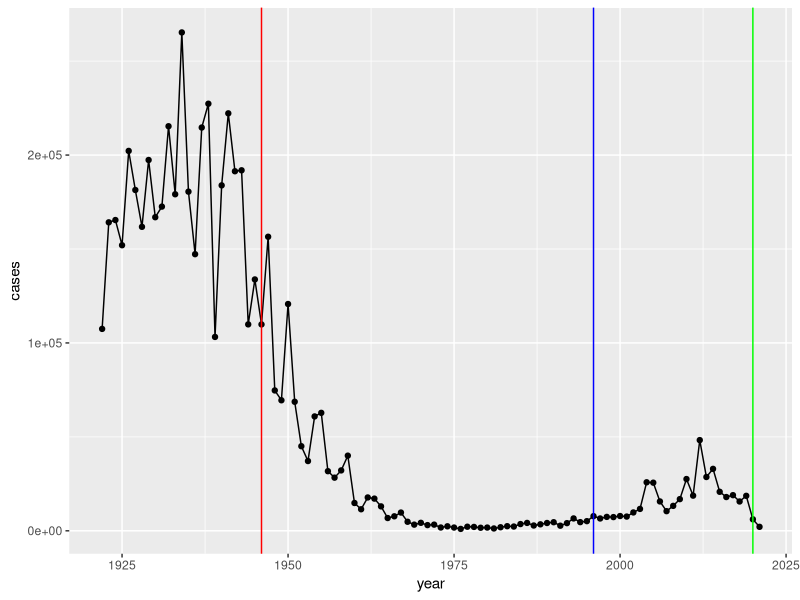

Generate this figure with R: (Note: this script raises an error after producing the figure.)
## ---- chunk 1
#/ echo=FALSE
cdc <- data.frame(year = c(1922L,1923L,1924L,1925L,
                                          1926L,1927L,1928L,1929L,1930L,1931L,
                                          1932L,1933L,1934L,1935L,1936L,
                                          1937L,1938L,1939L,1940L,1941L,1942L,
                                          1943L,1944L,1945L,1946L,1947L,
                                          1948L,1949L,1950L,1951L,1952L,
                                          1953L,1954L,1955L,1956L,1957L,1958L,
                                          1959L,1960L,1961L,1962L,1963L,
                                          1964L,1965L,1966L,1967L,1968L,1969L,
                                          1970L,1971L,1972L,1973L,1974L,
                                          1975L,1976L,1977L,1978L,1979L,1980L,
                                          1981L,1982L,1983L,1984L,1985L,
                                          1986L,1987L,1988L,1989L,1990L,
                                          1991L,1992L,1993L,1994L,1995L,1996L,
                                          1997L,1998L,1999L,2000L,2001L,
                                          2002L,2003L,2004L,2005L,2006L,2007L,
                                          2008L,2009L,2010L,2011L,2012L,
                                          2013L,2014L,2015L,2016L,2017L,2018L,
                                          2019L,2020L,2021L),
         cases = c(107473,164191,165418,152003,
                                          202210,181411,161799,197371,
                                          166914,172559,215343,179135,265269,
                                          180518,147237,214652,227319,103188,
                                          183866,222202,191383,191890,109873,
                                          133792,109860,156517,74715,69479,
                                          120718,68687,45030,37129,60886,
                                          62786,31732,28295,32148,40005,
                                          14809,11468,17749,17135,13005,6799,
                                          7717,9718,4810,3285,4249,3036,
                                          3287,1759,2402,1738,1010,2177,2063,
                                          1623,1730,1248,1895,2463,2276,
                                          3589,4195,2823,3450,4157,4570,
                                          2719,4083,6586,4617,5137,7796,6564,
                                          7405,7298,7867,7580,9771,11647,
                                          25827,25616,15632,10454,13278,
                                          16858,27550,18719,48277,28639,32971,
                                          20762,17972,18975,15609,18617,
                                          6124,2116)
       )
## ---- chunk 2
head(cdc)
## ---- chunk 3
library(ggplot2)
ggplot(cdc) + aes(year, cases) + geom_point() +geom_line() + geom_vline(xintercept = 1946, col ="red") + geom_vline(xintercept=1996, col = "blue") + geom_vline(xintercept = 2020, col = "green")
## ---- chunk 4
# Allows us to read, write and process JSON data
library(jsonlite)
## ---- chunk 5
subject <- read_json("https://www.cmi-pb.org/api/subject", simplifyVector = TRUE) 
specimen <- read_json("https://www.cmi-pb.org/api/specimen", simplifyVector = TRUE)
titer <- read_json("https://www.cmi-pb.org/api/plasma_ab_titer", simplifyVector = TRUE)
head(subject)
head(titer)
## ---- chunk 6
table(subject$infancy_vac)
## ---- chunk 7
table(subject$biological_sex)
## ---- chunk 8
table(subject$race, subject$biological_sex)
## ---- chunk 9
library(lubridate)
today()
today() - ymd("2000-01-01")
today() - ymd("2001-12-12")
time_length( today() - ymd("2000-01-01"),  "years")
## ---- chunk 10
subject$age <- today() - ymd(subject$year_of_birth)
head(subject$age)
library(dplyr)

ap <- subject %>% filter(infancy_vac == "aP")
round( summary( time_length( ap$age, "years" ) ) )
wp <- subject %>% filter(infancy_vac == "wP")
round( summary( time_length( wp$age, "years" ) ) )
x <- t.test(time_length( wp$age, "years" ),
       time_length( ap$age, "years" ))

x$p.value
## ---- chunk 11
int <- ymd(subject$date_of_boost) - ymd(subject$year_of_birth)
age_at_boost <- time_length(int, "year")
head(age_at_boost)
## ---- chunk 12
ggplot(subject) +
  aes(time_length(age, "year"),
      fill=as.factor(infancy_vac)) +
  geom_histogram(show.legend=FALSE) +
  facet_wrap(vars(infancy_vac), nrow=2) +
  xlab("Age in years")
## ---- chunk 13
meta <- full_join(specimen,subject)
dim(meta)
head(meta)
## ---- chunk 14
abdata <- inner_join(titer, meta)
dim(abdata)
head(abdata)

## ---- chunk 15
table(abdata$isotype)
## ---- chunk 16
IgG <- abdata %>% filter(isotype=="IgG")
head(IgG)
## ---- chunk 17
ggplot(IgG) +
  aes(MFI_normalised, antigen) +
  geom_boxplot()
## ---- chunk 18
ggplot(IgG) +
  aes(MFI_normalised, antigen, col=infancy_vac) +
  geom_boxplot()
## ---- chunk 19
iggpt <- IgG %>% filter(antigen =="PT", dataset=="2021_dataset")
## ---- chunk 20
ggplot(iggpt) + aes(planned_day_relative_to_boost, MFI_normalised, col=infancy_vac, group=subject_id) + geom_point() + geom_line() +geom_vline(xintercept=0, col="black", linetype = "dashed") + geom_vline(xintercept=14, col="black", linetype = "dashed")
## ---- chunk 21
table(abdata$isotype)
## ---- chunk 22
table(abdata$dataset)
## ---- chunk 23
igg <- abdata %>% filter(isotype == "IgG")
head(igg)
## ---- chunk 24
ggplot(igg) +
  aes(MFI_normalised, antigen) +
  geom_boxplot() + 
    xlim(0,75) +
  facet_wrap(vars(visit), nrow=2)
## ---- chunk 25
ggplot(igg) +
  aes(MFI_normalised, antigen, col=infancy_vac ) +
  geom_boxplot(show.legend = FALSE) + 
  facet_wrap(vars(visit), nrow=2) +
  xlim(0,75) +
  theme_bw()
igg %>% filter(visit != 8) %>%
ggplot() +
  aes(MFI_normalised, antigen, col=infancy_vac ) +
  geom_boxplot(show.legend = FALSE) + 
  xlim(0,75) +
  facet_wrap(vars(infancy_vac, visit), nrow=2)
## ---- chunk 26
filter(igg, antigen=="OVA") %>%
  ggplot() +
  aes(MFI_normalised, col=infancy_vac) +
  geom_boxplot(show.legend = FALSE) +
  facet_wrap(vars(visit)) +
  theme_bw()
## ---- chunk 27
filter(igg, antigen=="FIM2/3") %>%
  ggplot() +
  aes(MFI_normalised, col=infancy_vac) +
  geom_boxplot(show.legend = FALSE) +
  facet_wrap(vars(visit)) +
  theme_bw()
## ---- chunk 28
abdata.21 <- abdata %>% filter(dataset == "2021_dataset")

abdata.21 %>% 
  filter(isotype == "IgG",  antigen == "PT") %>%
  ggplot() +
    aes(x=planned_day_relative_to_boost,
        y=MFI_normalised,
        col=infancy_vac,
        group=subject_id) +
    geom_point() +
    geom_line() +
    geom_vline(xintercept=0, linetype="dashed") +
    geom_vline(xintercept=14, linetype="dashed") +
  labs(title="2021 dataset IgG PT")
